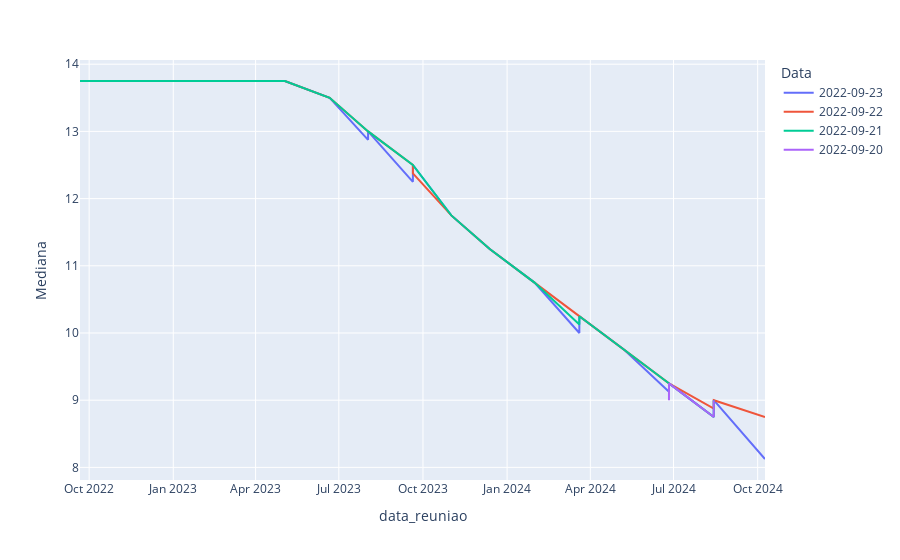

The code cell stored with this chart in its notebook:
### Code cell
# Gráfico iterativo utilizando o plotly
fig=px.line(df_selic,x='data_reuniao',y='Mediana', color='Data')
# Gerando arquivo com o resultado
# plotly.offline.plot(fig, show_link = True,filename=f'./output/IPCA_forcast.html')
fig.show()

### Figure 1 — Plotly figure (JSON) as saved in the notebook; plotly's stock layout.template omitted (floating-point values rounded to 4 significant figures)
{"data": [{"hovertemplate": "Data=2022-09-23<br>data_reuniao=%{x}<br>Mediana=%{y}<extra></extra>", "legendgroup": "2022-09-23", "line": {"color": "#636efa", "dash": "solid"}, "marker": {"symbol": "circle"}, "mode": "lines", "name": "2022-09-23", "orientation": "v", "showlegend": true, "type": "scatter", "x": ["2022-10-26", "2022-10-26", "2022-12-07", "2022-12-07", "2023-02-01", "2023-02-01", "2023-03-22", "2023-03-22", "2023-05-03", "2023-05-03", "2023-06-21", "2023-06-21", "2023-08-02", "2023-08-02", "2023-09-20", "2023-09-20", "2023-11-01", "2023-11-01", "2023-12-13", "2023-12-13", "2024-01-31", "2024-01-31", "2024-03-20", "2024-03-20", "2024-05-08", "2024-05-08", "2024-06-26", "2024-06-26", "2024-08-14", "2024-08-14", "2024-10-09", "2024-10-09"], "xaxis": "x", "y": [13.75, 13.75, 13.75, 13.75, 13.75, 13.75, 13.75, 13.75, 13.75, 13.75, 13.5, 13.5, 12.88, 13, 12.25, 12.5, 11.75, 11.75, 11.25, 11.25, 10.75, 10.75, 10, 10.25, 9.75, 9.75, 9.125, 9.25, 8.75, 9, 8.125, 8.125], "yaxis": "y"}, {"hovertemplate": "Data=2022-09-22<br>data_reuniao=%{x}<br>Mediana=%{y}<extra></extra>", "legendgroup": "2022-09-22", "line": {"color": "#EF553B", "dash": "solid"}, "marker": {"symbol": "circle"}, "mode": "lines", "name": "2022-09-22", "orientation": "v", "showlegend": true, "type": "scatter", "x": ["2022-10-26", "2022-10-26", "2022-12-07", "2022-12-07", "2023-02-01", "2023-02-01", "2023-03-22", "2023-03-22", "2023-05-03", "2023-05-03", "2023-06-21", "2023-06-21", "2023-08-02", "2023-08-02", "2023-09-20", "2023-09-20", "2023-11-01", "2023-11-01", "2023-12-13", "2023-12-13", "2024-01-31", "2024-01-31", "2024-03-20", "2024-03-20", "2024-05-08", "2024-05-08", "2024-06-26", "2024-06-26", "2024-08-14", "2024-08-14", "2024-10-09", "2024-10-09"], "xaxis": "x", "y": [13.75, 13.75, 13.75, 13.75, 13.75, 13.75, 13.75, 13.75, 13.75, 13.75, 13.5, 13.5, 13, 13, 12.5, 12.38, 11.75, 11.75, 11.25, 11.25, 10.75, 10.75, 10.25, 10.25, 9.75, 9.75, 9.25, 9.25, 8.875, 9, 8.75, 8.75], "yaxis": "y"}, {"hovertemplate": "Data=2022-09-21<br>data_reuniao=%{x}<br>Mediana=%{y}<extra></extra>", "legendgroup": "2022-09-21", "line": {"color": "#00cc96", "dash": "solid"}, "marker": {"symbol": "circle"}, "mode": "lines", "name": "2022-09-21", "orientation": "v", "showlegend": true, "type": "scatter", "x": ["2022-09-21", "2022-09-21", "2022-10-26", "2022-10-26", "2022-12-07", "2022-12-07", "2023-02-01", "2023-02-01", "2023-03-22", "2023-03-22", "2023-05-03", "2023-05-03", "2023-06-21", "2023-06-21", "2023-08-02", "2023-08-02", "2023-09-20", "2023-09-20", "2023-11-01", "2023-11-01", "2023-12-13", "2023-12-13", "2024-01-31", "2024-01-31", "2024-03-20", "2024-03-20", "2024-05-08", "2024-05-08", "2024-06-26", "2024-06-26", "2024-08-14", "2024-08-14"], "xaxis": "x", "y": [13.75, 13.75, 13.75, 13.75, 13.75, 13.75, 13.75, 13.75, 13.75, 13.75, 13.75, 13.75, 13.5, 13.5, 13, 13, 12.5, 12.5, 11.75, 11.75, 11.25, 11.25, 10.75, 10.75, 10.12, 10.25, 9.75, 9.75, 9.25, 9.25, 8.75, 9], "yaxis": "y"}, {"hovertemplate": "Data=2022-09-20<br>data_reuniao=%{x}<br>Mediana=%{y}<extra></extra>", "legendgroup": "2022-09-20", "line": {"color": "#ab63fa", "dash": "solid"}, "marker": {"symbol": "circle"}, "mode": "lines", "name": "2022-09-20", "orientation": "v", "showlegend": true, "type": "scatter", "x": ["2024-06-26", "2024-06-26", "2024-08-14", "2024-08-14"], "xaxis": "x", "y": [9, 9.25, 8.75, 9], "yaxis": "y"}], "layout": {"legend": {"title": {"text": "Data"}, "tracegroupgap": 0}, "margin": {"t": 60}, "xaxis": {"anchor": "y", "domain": [0, 1], "title": {"text": "data_reuniao"}}, "yaxis": {"anchor": "x", "domain": [0, 1], "title": {"text": "Mediana"}}}}
